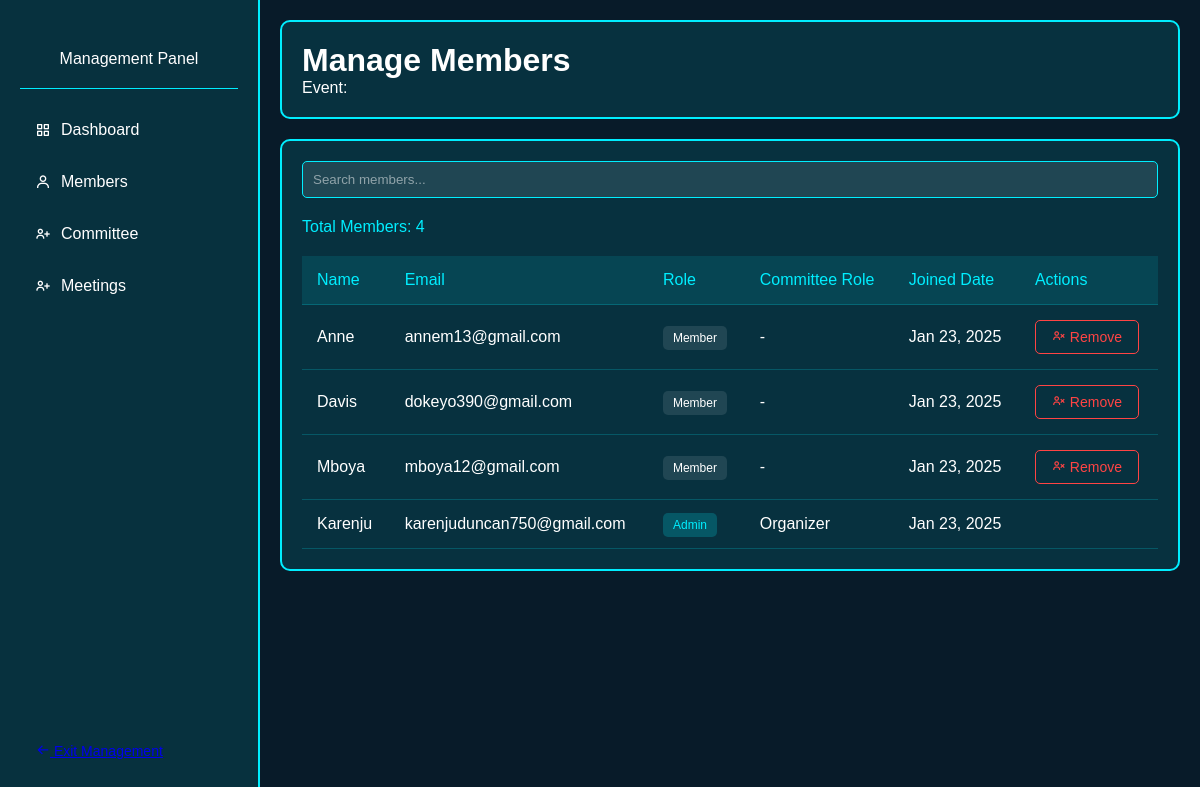
Page /manage_members.php?event_id=2 (signed in) on the committed database.
### tables this page shows
CREATE TABLE `event_members` (
  `id` int(11) NOT NULL,
  `event_id` int(11) DEFAULT NULL,
  `user_id` int(11) DEFAULT NULL,
  `role` varchar(50) DEFAULT 'member',
  `committee_role` varchar(100) DEFAULT NULL,
  `joined_via_link` tinyint(4) DEFAULT 0,
  `joined_at` datetime DEFAULT current_timestamp(),
  `status` varchar(50) DEFAULT 'active'
);

CREATE TABLE `users` (
  `id` int(11) NOT NULL,
  `username` varchar(50) NOT NULL,
  `email` varchar(100) NOT NULL,
  `password` varchar(255) NOT NULL,
  `role` varchar(20) DEFAULT 'user',
  `last_login` timestamp NOT NULL DEFAULT current_timestamp() ON UPDATE current_timestamp(),
  `created_at` timestamp NOT NULL DEFAULT current_timestamp(),
  `last_active` datetime DEFAULT NULL,
  `online_status` varchar(20) DEFAULT 'offline'
);

### manage_members.php (the view, shortened to what this page needs)
<?php
require 'db.php';
$event_id = isset($_GET['event_id']) ? (int)$_GET['event_id'] : 0;
$event_query = "SELECT event_name FROM events WHERE id = ?";
if ($stmt = $conn->prepare($event_query)) {
    $stmt->bind_param("i", $event_id);
    $stmt->execute();
    $result = $stmt->get_result();
    $event = $result->fetch_assoc();
}
$members_query = "SELECT
    em.user_id,
    em.event_id,
    em.role,
    em.committee_role,
    em.joined_at,
    em.status,
    u.username,
    u.email
FROM event_members em
JOIN users u ON em.user_id = u.id
WHERE em.event_id = ?
AND em.status = 'active'
ORDER BY em.role DESC, u.username ASC";
$members = [];
if ($stmt = $conn->prepare($members_query)) {
    $stmt->bind_param("i", $event_id);
    $stmt->execute();
    $result = $stmt->get_result();
    while ($row = $result->fetch_assoc()) {
        $members[] = $row;
    }
}
?>
<!DOCTYPE html>
<html lang="en">
<head>
    <link href='https://unpkg.com/boxicons@2.1.4/css/boxicons.min.css' rel='stylesheet'>
</head>
<body>
   <div class="sidebar">
        <div class="sidebar-header">
            <p>Management Panel</p>
        </div>
        <ul class="nav-links">
            <li>
                <a href="manage_event.php?event_id=<?php echo $event_id; ?>"
                   class="<?php echo $current_page === 'manage_event.php' ? 'active' : ''; ?>">
                    <i class='bx bx-grid-alt'></i> Dashboard
                </a>
            </li>
            <li>
                <a href="manage_members.php?event_id=<?php echo $event_id; ?>"
                   class="<?php echo $current_page === 'manage_members.php' ? 'active' : ''; ?>">
                    <i class='bx bx-user'></i> Members
                </a>
            </li>
            <li>
                <a href="add-committee.php?event_id=<?php echo $event_id; ?>"
                   class="<?php echo $current_page === 'add-committee.php' ? 'active' : ''; ?>">
                    <i class='bx bx-user-plus'></i> Committee
                </a>
            </li>
            <li>
                <a href="manage-meetings.php?event_id=<?php echo $event_id; ?>"
                   class="<?php echo $current_page === 'manage-meetings.php' ? 'active' : ''; ?>">
                    <i class='bx bx-user-plus'></i> Meetings
                </a>
            </li>
        </ul>
        <div style="margin-top: auto; padding: 20px 0;">
            <a href="dashboard.php" class="btn danger" style="width: 100%;">
                <i class='bx bx-arrow-back'></i> Exit Management
            </a>
        </div>
    </div>
    <div class="main-content">
        <div class="content-header">
            <h1>Manage Members</h1>
            <p>Event: <?php echo htmlspecialchars($event['event_name']); ?></p>
        </div>
        <div class="content-section">
            <div class="search-box">
                <input type="text" id="memberSearch" placeholder="Search members..." onkeyup="searchMembers()">
            </div>
            <div class="member-count">
                Total Members: <?php echo count($members); ?>
            </div>
<table class="members-table" id="membersTable">
    <thead>
        <tr>
            <th>Name</th>
            <th>Email</th>
            <th>Role</th>
            <th>Committee Role</th>
            <th>Joined Date</th>
            <th>Actions</th>
        </tr>
    </thead>
    <tbody>
        <?php foreach ($members as $member): ?>
        <tr>
            <td><?php echo htmlspecialchars($member['username']); ?></td>
            <td><?php echo htmlspecialchars($member['email']); ?></td>
            <td>
                <span class="badge <?php echo $member['role'] === 'admin' ? 'badge-admin' : 'badge-member'; ?>">
                    <?php echo ucfirst(htmlspecialchars($member['role'])); ?>
                </span>
            </td>
            <td>
                <?php echo $member['committee_role'] ? htmlspecialchars(ucfirst($member['committee_role'])) : '-'; ?>
            </td>
            <td><?php echo date('M d, Y', strtotime($member['joined_at'])); ?></td>
            <td>
                <?php if ($member['role'] !== 'admin'): ?>
                <form method="POST" style="display: inline;">
                    <button type="submit" name="remove_member" class="btn btn-danger"
                            onclick="return confirm('Are you sure you want to remove this member?')">
                        <i class='bx bx-user-x'></i> Remove
                    </button>
                </form>
                <?php endif; ?>
            </td>
        </tr>
        <?php endforeach; ?>
    </tbody>
</table>
        </div>
    </div>
</body>
</html>

### manage_members.php (style rules this page uses)
* { margin: 0; padding: 0; box-sizing: border-box; font-family: 'Poppins', sans-serif; }
body { min-height: 100vh; background: #081b29; color: #fff; }
.sidebar { width: 260px; background: rgba(0, 238, 255, 0.1); border-right: 2px solid #0ef; padding: 20px; display: flex; flex-direction: column; position: fixed; height: 100vh; }
.sidebar-header { padding: 20px 0; text-align: center; border-bottom: 1px solid #0ef; margin-bottom: 20px; }
.nav-links { list-style: none; }
.nav-links li { margin-bottom: 10px; }
.nav-links a { display: flex; align-items: center; padding: 12px 15px; text-decoration: none; color: #fff; border-radius: 8px; transition: all 0.3s ease; gap: 10px; }
.main-content { margin-left: 260px; padding: 20px; }
.content-header { background: rgba(0, 238, 255, 0.1); border: 2px solid #0ef; border-radius: 10px; padding: 20px; margin-bottom: 20px; }
.content-section { background: rgba(0, 238, 255, 0.1); border: 2px solid #0ef; border-radius: 10px; padding: 20px; }
.members-table { width: 100%; border-collapse: collapse; margin-top: 20px; }
.members-table th, .members-table td { padding: 15px; text-align: left; border-bottom: 1px solid rgba(0, 238, 255, 0.2); }
.members-table th { background: rgba(0, 238, 255, 0.1); color: #0ef; font-weight: 500; }
.badge { padding: 5px 10px; border-radius: 5px; font-size: 12px; font-weight: 500; }
.badge-admin { background: rgba(0, 238, 255, 0.2); color: #0ef; }
.badge-member { background: rgba(255, 255, 255, 0.1); color: #fff; }
.btn { padding: 8px 16px; border-radius: 5px; cursor: pointer; transition: all 0.3s ease; font-size: 14px; border: none; }
.btn-danger { background: transparent; border: 1px solid #ff4444; color: #ff4444; }
.search-box { margin-bottom: 20px; display: flex; gap: 10px; }
.search-box input { flex: 1; padding: 10px; border: 1px solid #0ef; border-radius: 5px; background: rgba(255, 255, 255, 0.1); color: #fff; }
.search-box input::placeholder { color: rgba(255, 255, 255, 0.5); }
.member-count { color: #0ef; margin-bottom: 15px; }

### rows in the picture
event_members: user.username "Anne", user.email "annem13@gmail.com", role "Member", joined_at "Jan 23, 2025"
event_members: user.username "Davis", user.email "dokeyo390@gmail.com", role "Member", joined_at "Jan 23, 2025"
event_members: user.username "Mboya", user.email "mboya12@gmail.com", role "Member", joined_at "Jan 23, 2025"
event_members: user.username "Karenju", user.email "karenjuduncan750@gmail.com", role "Admin", committee_role "Organizer", joined_at "Jan 23, 2025"

### other values in the picture
count($members) "4"
